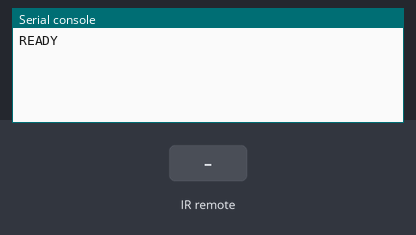
A program run on a simulated ESP32 board running MicroPython. Parts: the last lines printed to the serial console. The test bench sets the inputs (shaded band).

Above: at 1.2 s.
1.3 s: infrared code 0x45 received
At 2.5 s:
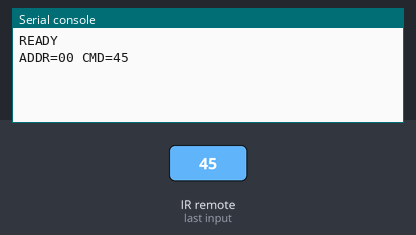
2.8 s: infrared code 0x0C received
At 3.8 s:
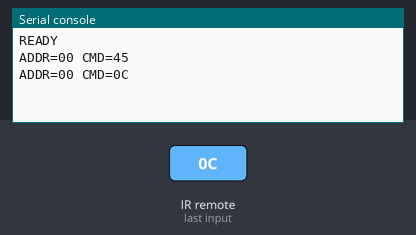

Measured:
- after the input at 1.3 s, the serial console: prints a new line after 0.08 s (image 1)
- after the input at 2.8 s, the serial console: prints a new line after 0.08 s (image 2)

The program:

main.py
```python
from machine import Pin
from time import sleep_ms
from ir_rx.nec import NEC_8


def on_receive(data, addr, ctrl):
    if data < 0:
        print("REPEAT")
    else:
        print("ADDR={:02X} CMD={:02X}".format(addr, data))


def on_error(code):
    print("RX_ERROR", code)


receiver = NEC_8(Pin(18, Pin.IN), on_receive)
receiver.error_function(on_error)
try:
    print("READY")
    while True:
        sleep_ms(100)
finally:
    receiver.close()
```
